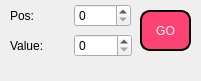
     <widget class="QWidget" name="Chen_Mid">
      <property name="geometry">
       <rect>
        <x>0</x>
        <y>0</y>
        <width>201</width>
        <height>81</height>
       </rect>
      </property>
      <attribute name="label">
       <string>Insert Mid</string>
      </attribute>
      <widget class="QPushButton" name="go_insert_mid">
       <property name="geometry">
        <rect>
         <x>140</x>
         <y>10</y>
         <width>51</width>
         <height>41</height>
        </rect>
       </property>
       <property name="styleSheet">
        <string notr="true">font: 14pt &quot;MS Shell Dlg 2&quot;;
border-style: outset;
border-width: 2px;
background-color: rgb(255, 66, 116);
border-radius:10px;
color: rgb(255, 255, 255);
border-color:black ;
padding: 10px;
</string>
       </property>
       <property name="text">
        <string>GO</string>
       </property>
      </widget>
      <widget class="QWidget" name="layoutWidget">
       <property name="geometry">
        <rect>
         <x>10</x>
         <y>30</y>
         <width>122</width>
         <height>31</height>
        </rect>
       </property>
       <layout class="QHBoxLayout" name="horizontalLayout_2">
        <item>
         <widget class="QLabel" name="value_insert_mid">
          <property name="text">
           <string>Value:</string>
          </property>
         </widget>
        </item>
        <item>
         <widget class="QSpinBox" name="spinBox1_insert_mid"/>
        </item>
       </layout>
      </widget>
      <widget class="QWidget" name="layoutWidget">
       <property name="geometry">
        <rect>
         <x>10</x>
         <y>0</y>
         <width>121</width>
         <height>31</height>
        </rect>
       </property>
       <layout class="QHBoxLayout" name="horizontalLayout_3">
        <item>
         <widget class="QLabel" name="pos_insert_mid">
          <property name="text">
           <string>Pos:</string>
          </property>
         </widget>
        </item>
        <item>
         <widget class="QSpinBox" name="spinBox2_insert_mid"/>
        </item>
       </layout>
      </widget>
     </widget>
